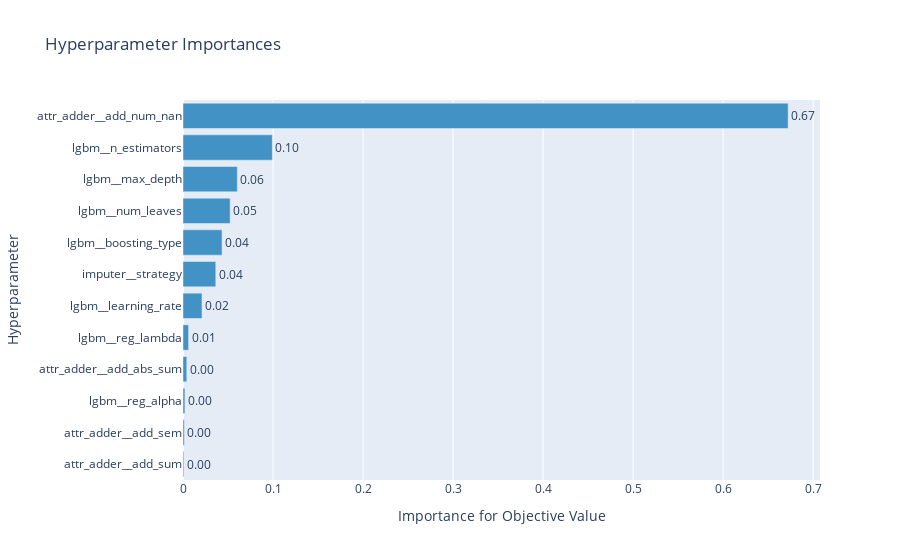

Notebook source saved alongside this figure:
### Markdown cell above
# Visualize Results

Optuna provides some really interesting visuals baked right into the study object.  Most are built with plotly, meaning you get a little interactivity to play with.

## Hyperparameter Importance

### Code cell
import plotly
optuna.visualization.plot_param_importances(study)

### Figure 1 — Plotly figure (JSON) as saved in the notebook; plotly's stock layout.template omitted (floating-point values rounded to 4 significant figures)
{"data": [{"cliponaxis": false, "hovertemplate": ["attr_adder__add_sum (CategoricalDistribution): 0.0009323309599080005<extra></extra>", "attr_adder__add_sem (CategoricalDistribution): 0.0014536612045768368<extra></extra>", "lgbm__reg_alpha (LogUniformDistribution): 0.002133233317053132<extra></extra>", "attr_adder__add_abs_sum (CategoricalDistribution): 0.004208748838509061<extra></extra>", "lgbm__reg_lambda (LogUniformDistribution): 0.006200570572701376<extra></extra>", "lgbm__learning_rate (UniformDistribution): 0.021083507077664026<extra></extra>", "imputer__strategy (CategoricalDistribution): 0.036409767878614496<extra></extra>", "lgbm__boosting_type (CategoricalDistribution): 0.04338404270656858<extra></extra>", "lgbm__num_leaves (IntUniformDistribution): 0.05237421467879312<extra></extra>", "lgbm__max_depth (IntUniformDistribution): 0.060345331551333724<extra></extra>", "lgbm__n_estimators (IntUniformDistribution): 0.09921589719413462<extra></extra>", "attr_adder__add_num_nan (CategoricalDistribution): 0.6722586940201432<extra></extra>"], "marker": {"color": "rgb(66,146,198)"}, "orientation": "h", "text": ["0.0009323309599080005", "0.0014536612045768368", "0.002133233317053132", "0.004208748838509061", "0.006200570572701376", "0.021083507077664026", "0.036409767878614496", "0.04338404270656858", "0.05237421467879312", "0.060345331551333724", "0.09921589719413462", "0.6722586940201432"], "textposition": "outside", "texttemplate": "%{text:.2f}", "type": "bar", "x": [0.0009323, 0.001454, 0.002133, 0.004209, 0.006201, 0.02108, 0.03641, 0.04338, 0.05237, 0.06035, 0.09922, 0.6723], "y": ["attr_adder__add_sum", "attr_adder__add_sem", "lgbm__reg_alpha", "attr_adder__add_abs_sum", "lgbm__reg_lambda", "lgbm__learning_rate", "imputer__strategy", "lgbm__boosting_type", "lgbm__num_leaves", "lgbm__max_depth", "lgbm__n_estimators", "attr_adder__add_num_nan"]}], "layout": {"showlegend": false, "title": {"text": "Hyperparameter Importances"}, "xaxis": {"title": {"text": "Importance for Objective Value"}}, "yaxis": {"title": {"text": "Hyperparameter"}}}}
